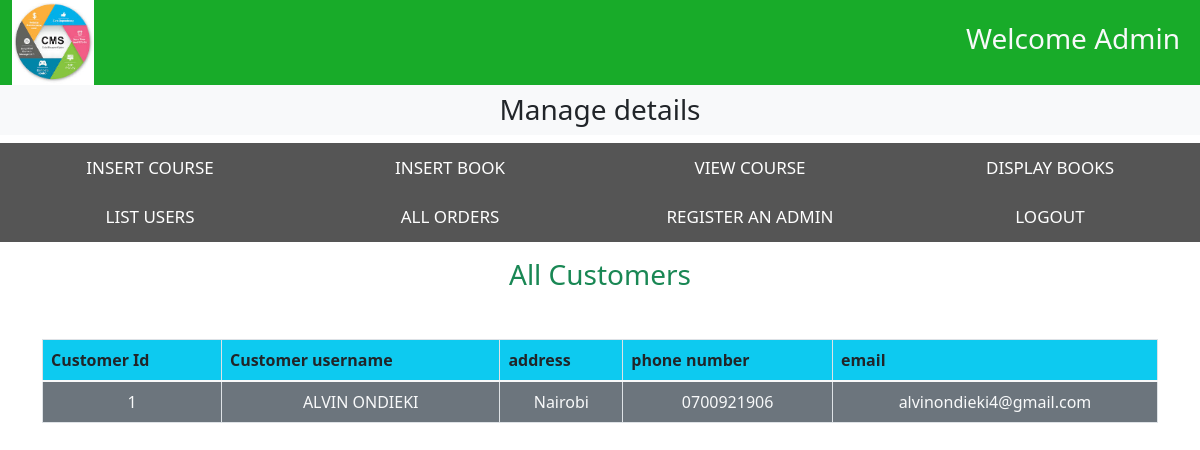
Screenshot of /admin_dashboard.php?viewusers with the database file from the repository.
### tables this page shows
CREATE TABLE `customers` (
  `id` int(15) NOT NULL,
  `username` varchar(15) NOT NULL,
  `address` varchar(30) NOT NULL,
  `phone` varchar(30) NOT NULL,
  `email` varchar(100) NOT NULL,
  `ip_address` varchar(255) NOT NULL,
  `password` varchar(255) NOT NULL
);

### view_users.php (the view, shortened to what this page needs)
<?php
include('conn.php');
$sql="select * from customers;";
$result=mysqli_query($con ,$sql);
?>
<!DOCTYPE html>
<html>
   <head>
  </head>
   <body>
      <h3 class="text-center text-success">All Customers</h3>
      <table class="table table-bordered mt-5">
         <thead class="bg-info">
            <tr align="text-center" border="2px">
         <th>Customer Id</th>
         <th>Customer username</th>
         <th>address</th>
         <th>phone number</th>
         <th>email</th>
        </tr>
         </thead>
      <tbody class="bg-secondary text-light">
         <?php
           while($row=mysqli_fetch_assoc($result))
      {
         ?>
          <tr class="text-center">
            <td><?php echo $row['id']?></td>
            <td><?php echo $row['username']?></td>
            <td><?php echo $row['address']?></td>
            <td><?php echo $row['phone']?></td>
            <td><?php echo $row['email']?></td>
            </tr>
        <?php
        }
        ?>
      </tbody>
      </table>
   </body>
</html>

### admin_dash.css (style rules this page uses)
* { margin: 0; padding: 0; box-sizing: border-box; }

### rows the page displays
customers: id "1", username "ALVIN ONDIEKI", address "Nairobi", phone "0700921906", email "alvinondieki4@gmail.com"
